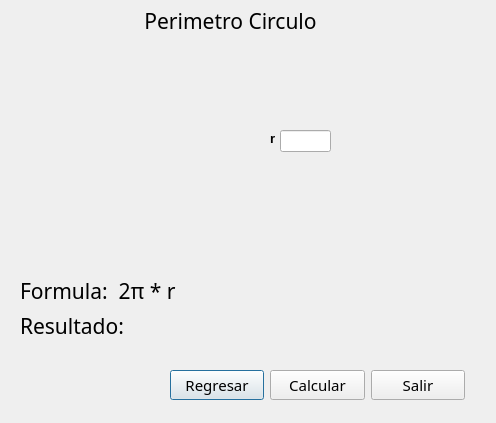
<?xml version="1.0" encoding="UTF-8"?>
<ui version="4.0">
 <class>Dialog</class>
 <widget class="QDialog" name="Dialog">
  <property name="geometry">
   <rect>
    <x>0</x>
    <y>0</y>
    <width>496</width>
    <height>423</height>
   </rect>
  </property>
  <property name="windowTitle">
   <string>Dialog</string>
  </property>
  <property name="styleSheet">
   <string notr="true"/>
  </property>
  <widget class="QLabel" name="Lbl_Formula">
   <property name="geometry">
    <rect>
     <x>20</x>
     <y>270</y>
     <width>331</width>
     <height>41</height>
    </rect>
   </property>
   <property name="font">
    <font>
     <family>MS PGothic</family>
     <pointsize>16</pointsize>
    </font>
   </property>
   <property name="text">
    <string>Formula:  2π * r</string>
   </property>
  </widget>
  <widget class="QLabel" name="Lbl_Resultado">
   <property name="geometry">
    <rect>
     <x>20</x>
     <y>310</y>
     <width>281</width>
     <height>31</height>
    </rect>
   </property>
   <property name="font">
    <font>
     <family>MS PGothic</family>
     <pointsize>16</pointsize>
    </font>
   </property>
   <property name="text">
    <string>Resultado:</string>
   </property>
  </widget>
  <widget class="QLabel" name="label_3">
   <property name="geometry">
    <rect>
     <x>50</x>
     <y>30</y>
     <width>401</width>
     <height>221</height>
    </rect>
   </property>
   <property name="styleSheet">
    <string notr="true">image: url(:/perimetros/perimetro_circulo.png);</string>
   </property>
   <property name="text">
    <string/>
   </property>
  </widget>
  <widget class="QLabel" name="label_4">
   <property name="geometry">
    <rect>
     <x>270</x>
     <y>130</y>
     <width>21</width>
     <height>16</height>
    </rect>
   </property>
   <property name="font">
    <font>
     <pointsize>10</pointsize>
     <weight>75</weight>
     <bold>true</bold>
    </font>
   </property>
   <property name="text">
    <string>r</string>
   </property>
  </widget>
  <widget class="QLineEdit" name="Txb_r">
   <property name="geometry">
    <rect>
     <x>280</x>
     <y>130</y>
     <width>51</width>
     <height>22</height>
    </rect>
   </property>
   <property name="font">
    <font>
     <family>MS PGothic</family>
     <pointsize>11</pointsize>
    </font>
   </property>
  </widget>
  <widget class="QLabel" name="label">
   <property name="geometry">
    <rect>
     <x>90</x>
     <y>10</y>
     <width>281</width>
     <height>21</height>
    </rect>
   </property>
   <property name="font">
    <font>
     <family>MS PGothic</family>
     <pointsize>16</pointsize>
    </font>
   </property>
   <property name="text">
    <string>Perimetro Circulo</string>
   </property>
   <property name="alignment">
    <set>Qt::AlignCenter</set>
   </property>
  </widget>
  <widget class="QWidget" name="layoutWidget">
   <property name="geometry">
    <rect>
     <x>170</x>
     <y>370</y>
     <width>295</width>
     <height>30</height>
    </rect>
   </property>
   <layout class="QHBoxLayout" name="horizontalLayout">
    <item>
     <widget class="QPushButton" name="Btn_Regresar">
      <property name="font">
       <font>
        <family>MS PGothic</family>
        <pointsize>11</pointsize>
       </font>
      </property>
      <property name="text">
       <string>Regresar</string>
      </property>
     </widget>
    </item>
    <item>
     <widget class="QPushButton" name="Btn_Calcular">
      <property name="font">
       <font>
        <family>MS PGothic</family>
        <pointsize>11</pointsize>
       </font>
      </property>
      <property name="text">
       <string>Calcular</string>
      </property>
     </widget>
    </item>
    <item>
     <widget class="QPushButton" name="Btn_Salir">
      <property name="font">
       <font>
        <family>MS PGothic</family>
        <pointsize>11</pointsize>
       </font>
      </property>
      <property name="text">
       <string>Salir</string>
      </property>
     </widget>
    </item>
   </layout>
  </widget>
  <zorder>layoutWidget</zorder>
  <zorder>label_3</zorder>
  <zorder>Lbl_Formula</zorder>
  <zorder>Lbl_Resultado</zorder>
  <zorder>label_4</zorder>
  <zorder>Txb_r</zorder>
  <zorder>label</zorder>
 </widget>
 <resources>
  <include location="img/resources.qrc"/>
 </resources>
 <connections/>
</ui>
